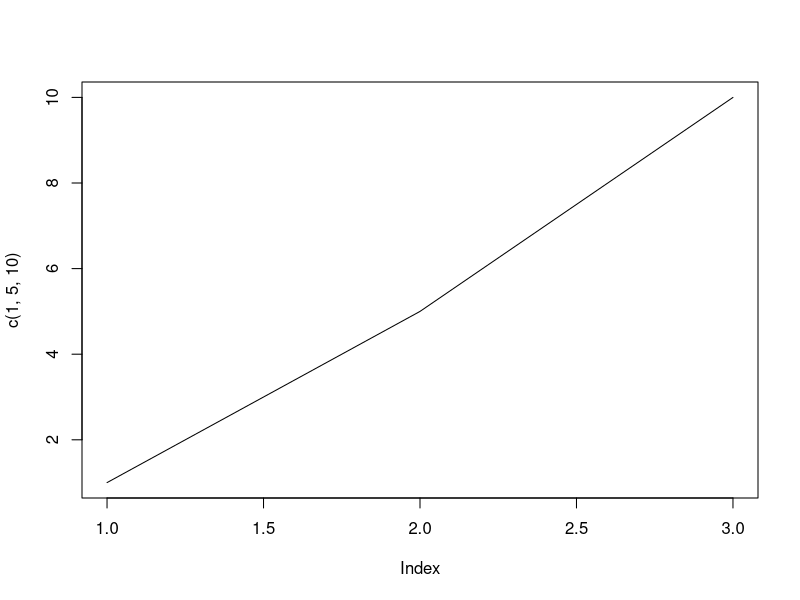

Source code (R):
postscript("file2.ps" , horizontal=FALSE , width=500 , height=500 , pointsize=1)

plot(c(1, 5, 10), type = "l")

dev.off()

unlink("file2.ps")

for (j in 1:3) { cat("loop iteration: "); print(j); }

write("Some innocuous message on stdout\n", stdout())

write("Some innocuous message on stderr\n", stderr())

x <- 123
print(x)

x <- 456 ; write.table(x, file="", row.names=FALSE, col.names=FALSE)

a <- 2
b <- 5
c <- a * b
print('ok')

